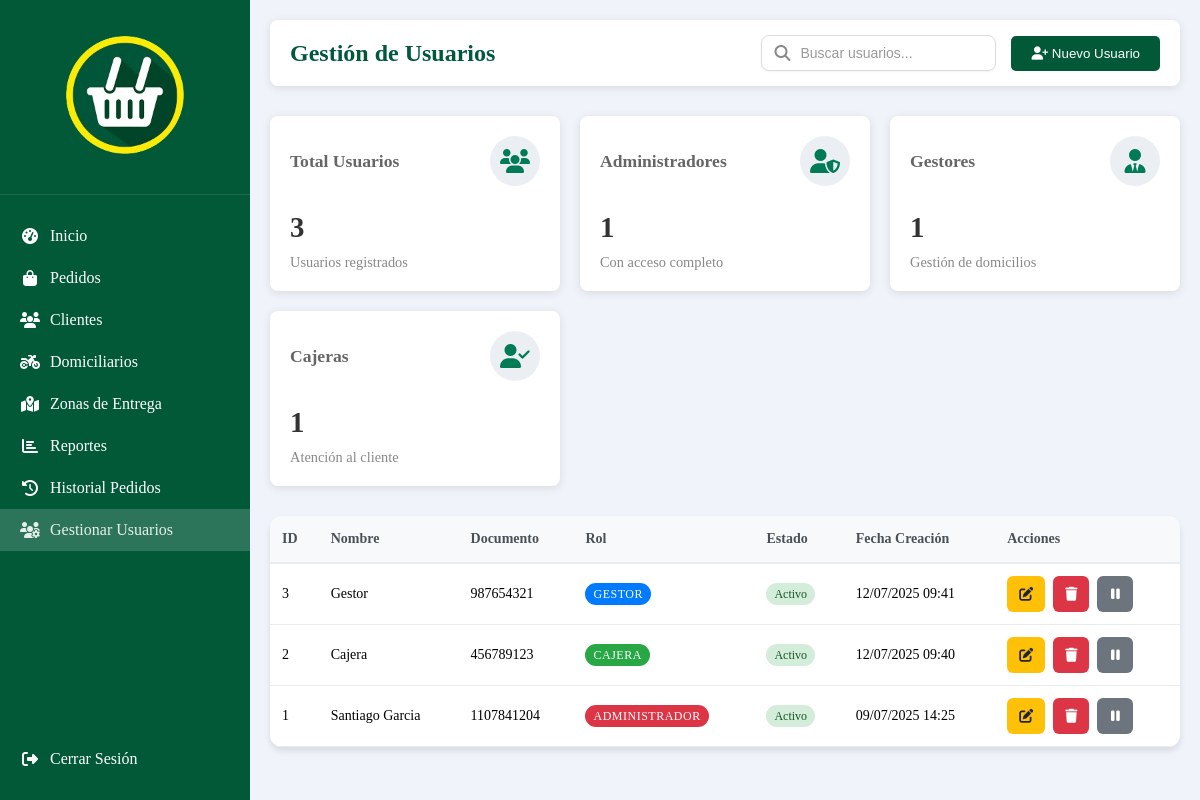
The app's page /vistas/tabla_usuarios.php (signed in), older data.
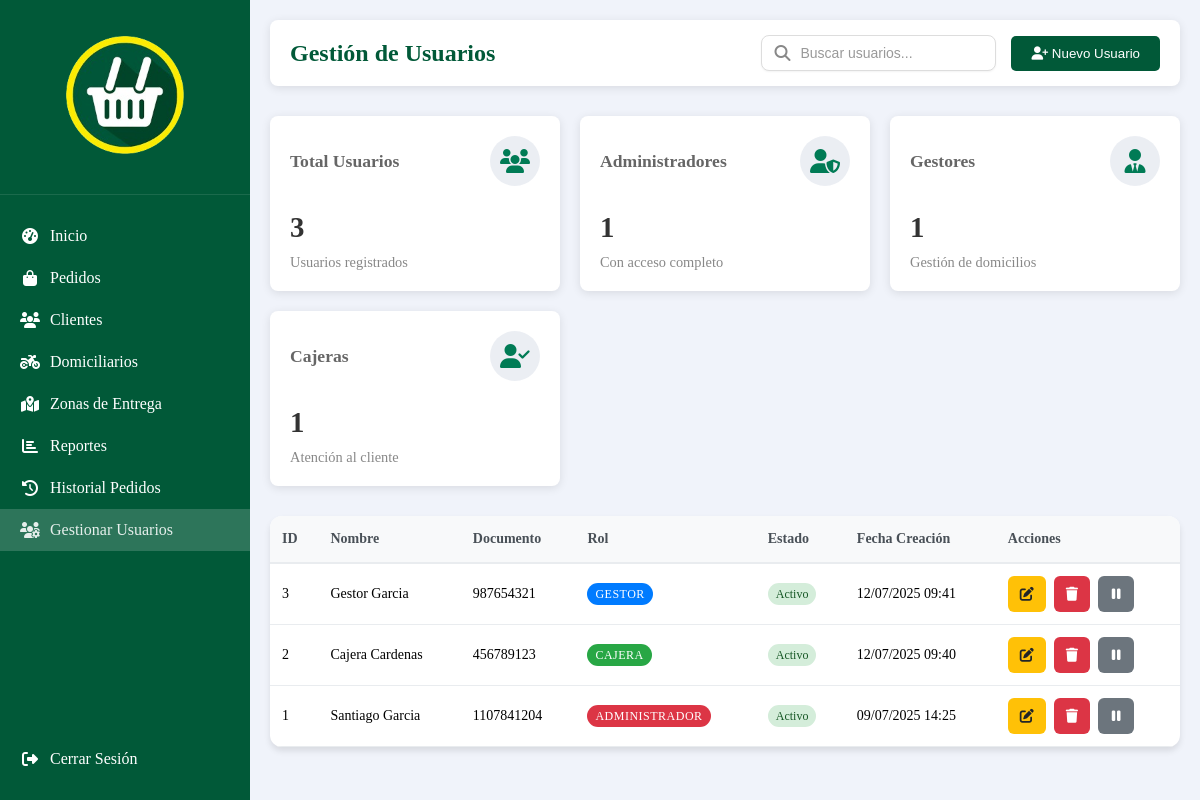
The same page, newer data.
### tables this page shows
CREATE TABLE `usuarios` (
  `id_usuario` int(11) NOT NULL,
  `nombre` varchar(100) NOT NULL,
  `apellido` varchar(100) NOT NULL,
  `numero_documento` varchar(20) NOT NULL,
  `contrasena` varchar(255) NOT NULL,
  `rol` enum('admin','cajera','org_domicilios') NOT NULL,
  `estado` enum('activo','inactivo') NOT NULL DEFAULT 'activo',
  `fecha_creacion` datetime DEFAULT CURRENT_TIMESTAMP
);

### vistas/tabla_usuarios.php (the view, shortened to what the changed rows need)
<?php
$conexion = conectarDB();
$query = "SELECT id_usuario, CONCAT(nombre, ' ', apellido) AS nombre, rol, estado, numero_documento, fecha_creacion FROM usuarios ORDER BY fecha_creacion DESC";
$resultado = mysqli_query($conexion, $query);
$usuarios = [];
while ($usuario = mysqli_fetch_assoc($resultado)) {
    $usuarios[] = $usuario;
}
?>
<!DOCTYPE html>
<html lang="es">
<head>
    <link rel="stylesheet" href="../componentes/dashboard.css" />
    <link rel="stylesheet" href="../componentes/menuUsu.css" />
    <link rel="stylesheet" href="https://cdnjs.cloudflare.com/ajax/libs/font-awesome/6.4.0/css/all.min.css" />
</head>
<body>
    <div class="main-content">
        <div class="header">
            <h2>Gestión de Usuarios</h2>
        </div>
        <div class="table-container">
            <table class="users-table" id="usersTable">
                <thead>
                    <tr>
                        <th>ID</th>
                        <th>Nombre</th>
                        <th>Documento</th>
                        <th>Rol</th>
                        <th>Estado</th>
                        <th>Fecha Creación</th>
                        <th>Acciones</th>
                    </tr>
                </thead>
                <tbody id="usersTableBody">
                    <?php foreach ($usuarios as $usuario): ?>
                        <tr>
                            <td><?php echo $usuario['id_usuario']; ?></td>
                            <td><?php echo htmlspecialchars($usuario['nombre']); ?></td>
                            <td><?php echo htmlspecialchars($usuario['numero_documento']); ?></td>
                            <td>
                                <span class="rol-badge rol-<?php echo $usuario['rol']; ?>">
                                    <?php
                                    switch($usuario['rol']) {
                                        case 'admin': echo 'Administrador'; break;
                                        case 'org_domicilios': echo 'Gestor'; break;
                                        case 'cajera': echo 'Cajera'; break;
                                    }
                                    ?>
                                </span>
                            </td>
                            <td>
                                <span class="estado-<?php echo strtolower($usuario['estado']); ?> estado">
                                    <?php echo ucfirst($usuario['estado']); ?>
                                </span>
                            </td>
                            <td><?php echo date('d/m/Y H:i', strtotime($usuario['fecha_creacion'])); ?></td>
                            <td>
                                <div class="action-buttons">
                                    <button class="btn btn-editar" onclick="editarUsuario(<?php echo $usuario['id_usuario']; ?>)" title="Editar">
                                        <i class="fas fa-edit"></i>
                                    </button>
                                    <?php if ($usuario['id_usuario'] != $_SESSION['usuario_id']): ?>
                                    <button class="btn btn-eliminar" onclick="eliminarUsuario(<?php echo $usuario['id_usuario']; ?>)" title="Eliminar">
                                        <i class="fas fa-trash"></i>
                                    </button>
                                    <?php endif; ?>
                                    <button class="btn btn-toggle" onclick="toggleEstado(<?php echo $usuario['id_usuario']; ?>, '<?php echo $usuario['estado']; ?>')" title="<?php echo $usuario['estado'] === 'activo' ? 'Desactivar' : 'Activar'; ?>">
                                        <i class="fas fa-<?php echo $usuario['estado'] === 'activo' ? 'pause' : 'play'; ?>"></i>
                                    </button>
                                </div>
                            </td>
                        </tr>
                    <?php endforeach; ?>
                </tbody>
            </table>
        </div>
    </div>
</body>
</html>

Row changes from the older to the newer data that the page shows:
changed usuarios id 3: nombre "Gestor" → "Gestor Garcia"
changed usuarios id 2: nombre "Cajera" → "Cajera Cardenas"
